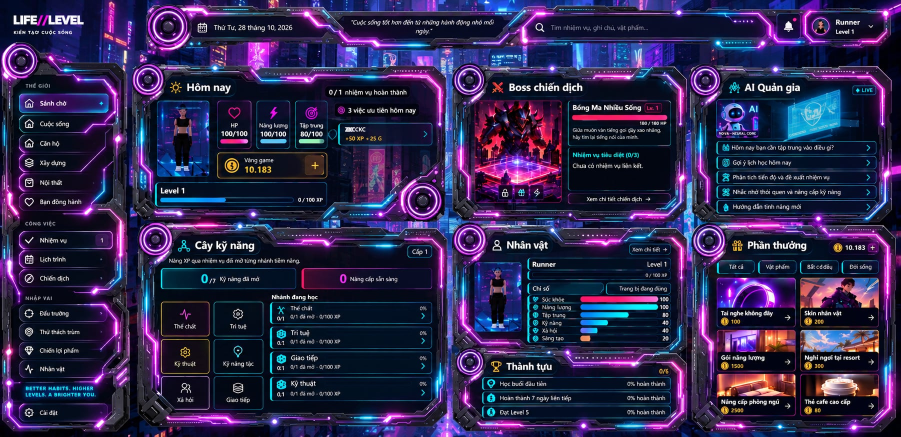
#> input picture references/life-level-dashboard-reference.png, 1801 x 873 px (shown at 1/2 size)
$ python extract_reference_portraits.py
#> lines starting #> are read from the running program, lines starting #| are printed output that depends on the picture
"""Crop only the default character's two non-interactive portrait images.

The default portrait is a presentation asset. The actual avatar canvas and
the card's navigation button remain in the DOM, and custom avatars never use
these reference crops.
"""

from pathlib import Path
from PIL import Image

ROOT = Path(__file__).resolve().parents[1]
REFERENCE = ROOT / "references" / "life-level-dashboard-reference.png"
OUTPUT = ROOT / "public" / "assets" / "reference-hud"

PORTRAITS = {
    "today-starter-portrait.png": (315, 201, 420, 358),
    "character-starter-portrait.png": (949, 523, 1044, 665),
}


def main() -> None:
    image = Image.open(REFERENCE).convert("RGB")
#> image is the input picture: PIL image 1801x873 RGB; mean R, G, B 46.4, 39, 77.8
    if image.size != (1801, 873):
        raise SystemExit(f"Expected 1801 × 873 reference, received {image.size}")
    OUTPUT.mkdir(parents=True, exist_ok=True)
    for name, box in PORTRAITS.items():
        image.crop(box).save(OUTPUT / name, optimize=True)
#> this loop made 2 passes
#> pass 1, in main, `image.crop(box).save(OUTPUT / name, optimize=True)`:
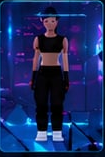
#> saved as today-starter-portrait.png: PIL image 105x157 RGB; mean R, G, B 24.8, 42.6, 100.5
#> pass 2, in main, `image.crop(box).save(OUTPUT / name, optimize=True)`:
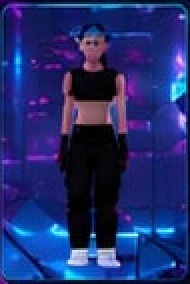
#> saved as character-starter-portrait.png: PIL image 95x142 RGB (shown 2 times larger); mean R, G, B 32.3, 44.1, 110.7


if __name__ == "__main__":
    main()
